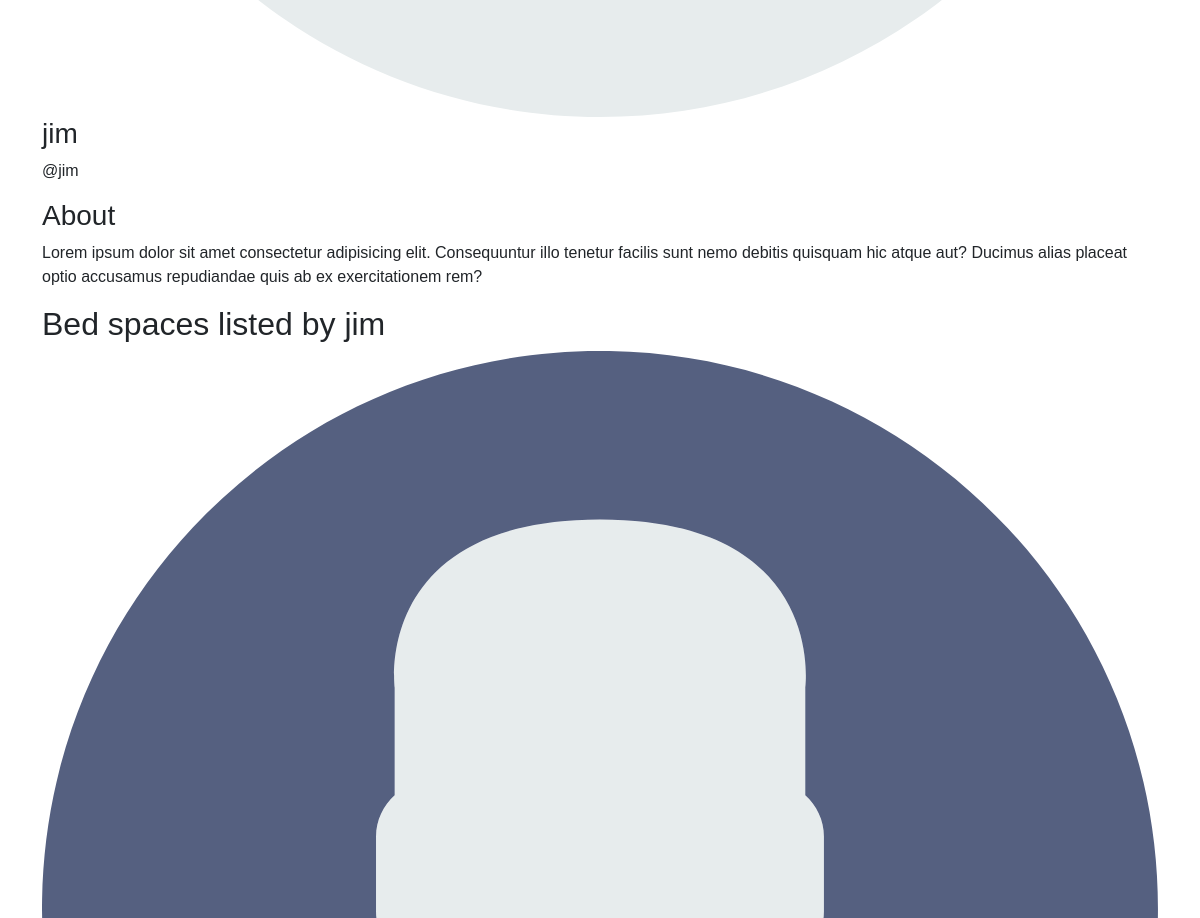
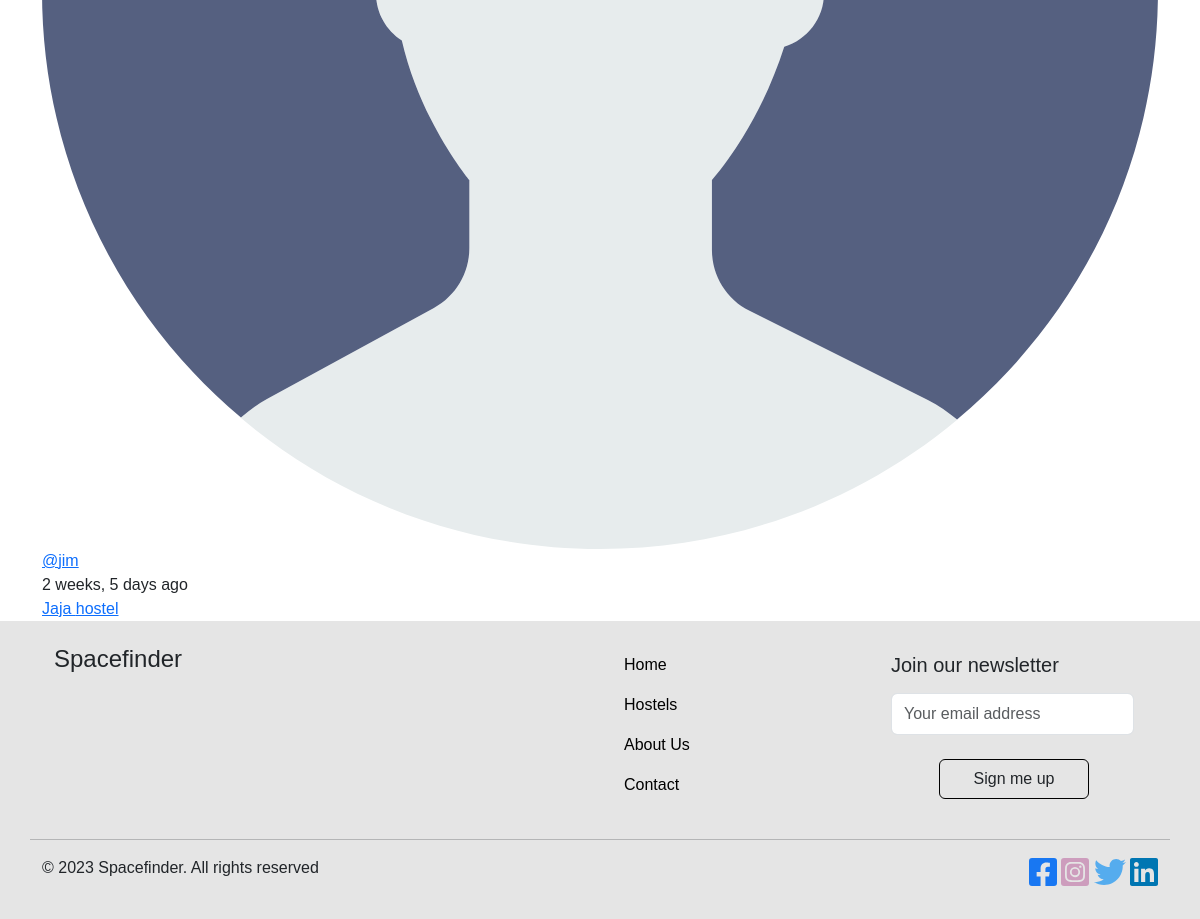
/profile/2/ (lower part), run on an earlier commit of the app's database (2 pictures, top to bottom).
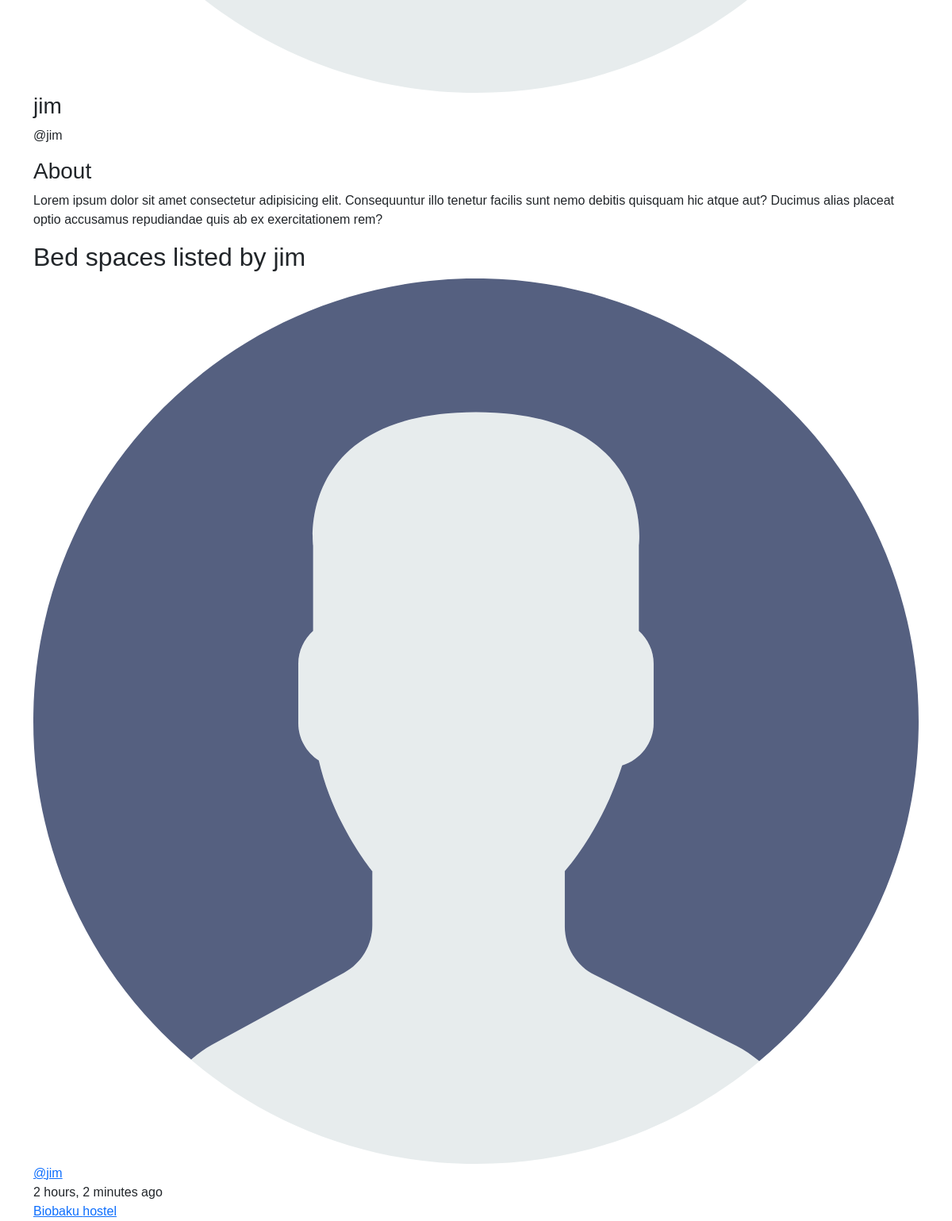
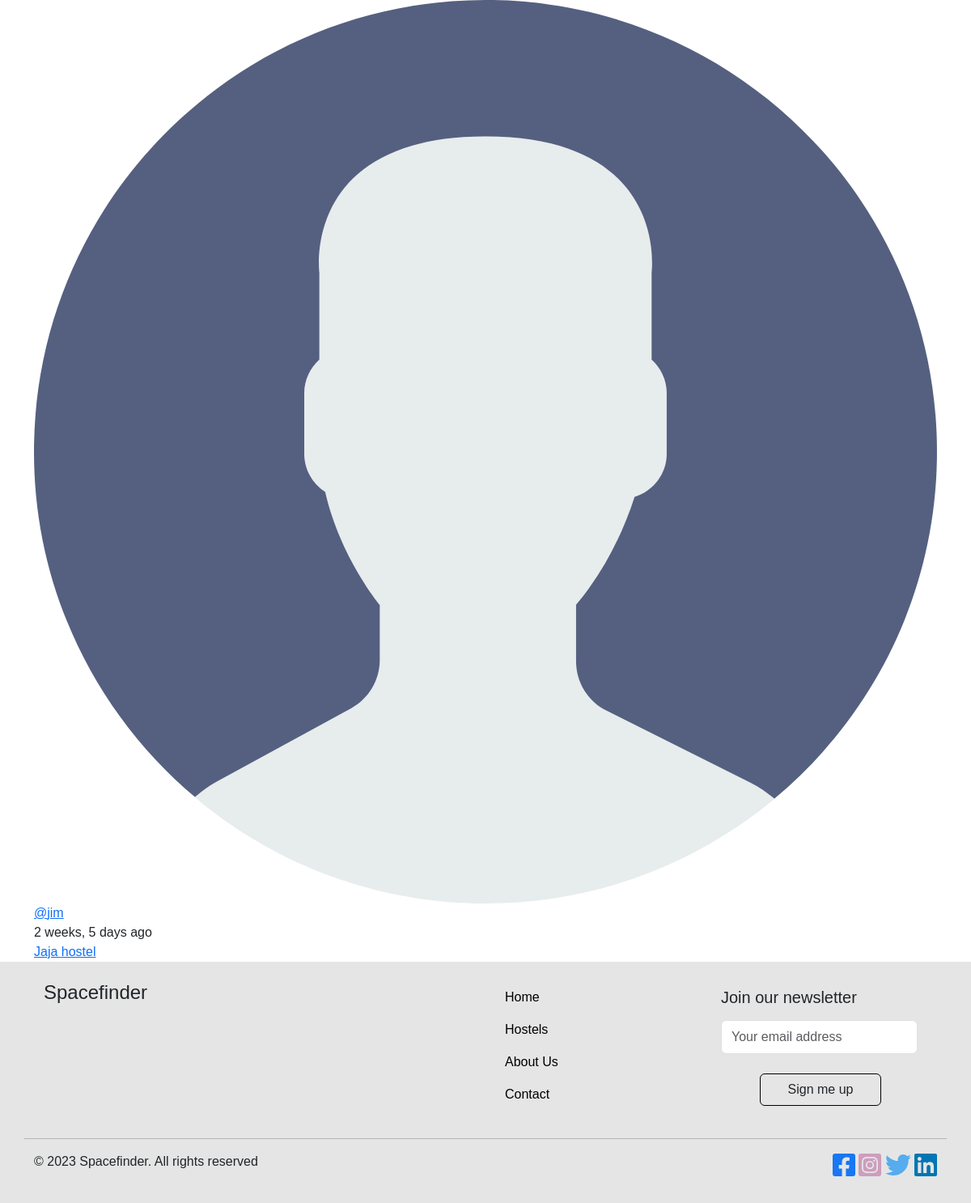
And on a later commit of the database (2 pictures, top to bottom).
### base/models.py (models this page shows, shortened)
class Space(models.Model):
    LOCATION_CHOICES = [
        ('on-campus', 'On-Campus'),
        ('off-campus', 'Off-Campus'),
    ]
    GENDER_CHOICES = [
        ('male', 'Male'),
        ('female', 'Female'),
    ]
    host = models.ForeignKey(User, on_delete=models.SET_NULL, null=True)
    school = models.ForeignKey (School, on_delete=models.SET_NULL, null=True)
    hostel = models.CharField(max_length=200)
    room_number = models.CharField(max_length=5)
    price = models.PositiveIntegerField(null=True)
    gender = models.CharField(max_length=10, choices=GENDER_CHOICES, null=True)
    location = models.CharField(max_length=20, choices=LOCATION_CHOICES, null=True)
    updated = models.DateTimeField(auto_now=True)
    created = models.DateTimeField(auto_now_add=True)
    class Meta():
        ordering = ['-updated', '-created']

### base/views.py (the view)
# urls.py: path('profile/<str:pk>/', views.userProfile, name="user-profile"),
def userProfile(request, pk):
    user = User.objects.get(id=pk)
    spaces = user.space_set.all()
    space_messages = user.message_set.all()
    schools = School.objects.all()
    ratings_received = UserRating.objects.filter(rated_user=user)
    average_rating = ratings_received.aggregate(Avg('rating'))['rating__avg']
    context = {'user':user, 'spaces':spaces,'space_messages':space_messages, 'schools': schools, 'rating': average_rating}
    return render(request, 'base/profile.html', context)

### base/templates/base/profile.html (shortened to what this page needs)
{% extends 'main.html' %}
{% block content %}
<main class="profile-page layout layout--3">
  <div class="container">
    <div class="roomList">
      <div class="profile">
        <div class="profile__avatar">
          <div class="avatar avatar--large active">
            <img src="/static/images/avatar.svg" />
          </div>
        </div>
        <div class="profile__info">
          <h3>{{user.username}}</h3>
          <p>@{{user.username}}</p>
        </div>
        <div class="profile__about">
          <h3>About</h3>
          <p>
            Lorem ipsum dolor sit amet consectetur adipisicing elit. Consequuntur illo tenetur
            facilis sunt nemo debitis quisquam hic atque aut? Ducimus alias placeat optio
            accusamus repudiandae quis ab ex exercitationem rem?
          </p>
        </div>
      </div>
      <div class="roomList__header">
        <div>
          <h2>Bed spaces listed by {{user.username}}</a>
          </h2>
        </div>
      </div>
      {% include 'base/feed_component.html' %}
    </div>
  </div>
</main>
{% endblock content %}

### templates/main.html (shortened to what this page needs)
<!DOCTYPE html>
{% load static %}
<html lang="en">
  <head>
    <link rel="stylesheet" href="{% static 'styles/main.css' %}">
    <link rel="stylesheet" href="{% static 'styles/responsive.css' %}">
    <link href="https://cdn.jsdelivr.net/npm/bootstrap@5.3.2/dist/css/bootstrap.min.css" rel="stylesheet">
  </head>
  <body class="d-flex flex-column min-vh-100">
    {% block content %}
    {% endblock %}
    {% include 'footer.html' %}
  </body>
</html>

### templates/navbar.html (shortened to what this page needs)
{% load static %}

### base/templates/base/feed_component.html
{% for space in spaces %}
<div class="roomListRoom">
    <div class="roomListRoom__header">
      <a href="{% url 'user-profile' space.host.id %}" class="roomListRoom__author">
        <div class="avatar avatar--small">
          <img src="/static/images/avatar.svg" />
        </div>
        <span>@{{space.host.username}}</span>
      </a>
      <div class="roomListRoom__actions">
        <span>{{space.created|timesince}} ago</span>
      </div>
    </div>
    <div class="roomListRoom__content">
      <a href="{% url 'space' space.id %}">{{space.hostel}} hostel</a>
    </div>
</div>
{% endfor %}

### templates/footer.html (shortened to what this page needs)
{% load static %}
<footer class="footer-section py-4 mt-auto">
    <div class="container d-flex justify-content-around">
      <div class="container">
        <h4>Spacefinder</h4>
      </div>
      <div class="container d-flex justify-content-evenly">
        <div class="container">
            <ul class="list-unstyled">
                <li class="py-2"><a class="text-decoration-none text-black" href="{% url 'home' %}">Home</a></li>
                <li class="py-2"><a class="text-decoration-none text-black" href="{% url 'hostel' %}">Hostels</a></li>
                <li class="py-2"><a class="text-decoration-none text-black" href="{% url 'about' %}">About Us</a></li>
                <li class="py-2"><a class="text-decoration-none text-black" href="{% url 'contact' %}">Contact</a></li>
            </ul>
        </div>
        <div class="container">
            <h5 class="py-2">Join our newsletter</h5>
            <form method="post" action="{% url 'newsletter_subscription' %}">
                <input type="text" class="form-control py-2" placeholder="Your email address" required>
                <button type="submit" class="btn border border-black my-4 ms-5 sign ">Sign me up</button>
            </form>
        </div>
      </div>
    </div>
    <hr class="container">
    <div class="container d-flex justify-content-between">
        <div>© 2023 Spacefinder. All rights reserved</div>
        <div>
            <a class="icon-link" href="#"><img src="{% static "/images/square-facebook.svg" %}"></a>
            <a class="icon-link" href="#"><img src="{% static "/images/square-instagram.svg" %}"></a>
            <a class="icon-link" href="#"><img src="{% static "/images/twitter.svg" %}"></a>
            <a class="icon-link" href="#"><img src="{% static "/images/linkedin.svg" %}"></a>
        </div>
    </div>
  </footer>

### static/styles/main.css (style rules this page uses)
* { font-family: Arial, Helvetica, sans-serif; padding: 0px; margin: 0; }
a { text-decoration: none; }
.footer-section { background-color: rgba(0, 0, 0, 0.1); margin-top: 50px; }
.sign { min-width: 150px; height: 40px; color: #fff; padding: 5px 10px; font-weight: bold; cursor: pointer; transition: all 0.3s ease; position: relative; display: inline-block; outline: none; border-radius: 5px; z-index: 0; background: #fff; overflow: hidden; border: 2px solid #495057; color: #495057; }
.sign:after { content: ""; position: absolute; z-index: -1; transition: all 0.3s ease; left: 0; bottom: 0; height: 0; width: 100%; background: #495057; }

What changed in the data, as far as the page shows it:
added Space: host.username "jim", created "2 hours, 2 minutes", hostel "Biobaku"
